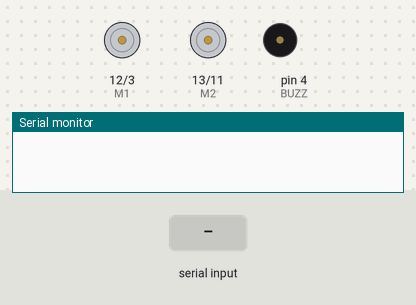
A sketch run on a simulated Arduino Nano, built with avr-gcc and run on an emulated ATmega328P. On the bench: direction and speed pins drawn as motors (green arrow = direction pin HIGH = forward, orange = LOW = backward, longer = more drive), buzzer (waves = sounding), the last lines printed to the serial monitor. Inputs (shaded band) come from the test bench.

Above: at 1.2 s.
1.3 s: "F" received over Serial
At 2.1 s:
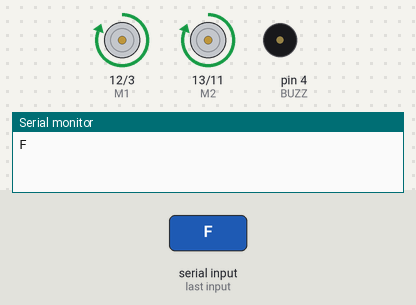
2.8 s: "B" received over Serial
At 3.3 s:
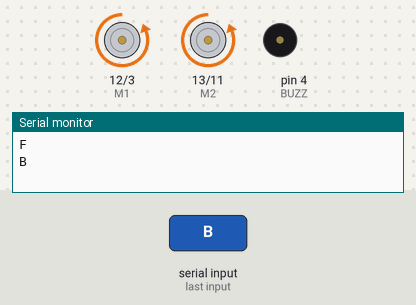
4.3 s: "L" received over Serial
At 5.5 s:
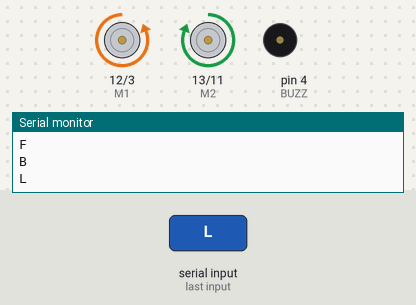
5.8 s: "R" received over Serial
At 6.8 s:
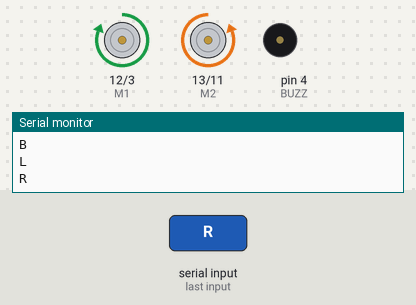
7.3 s: "1" received over Serial
At 8.0 s:
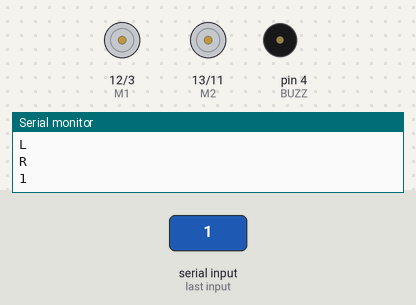
Timing chart, 0 to 9.8 s (numbered marks = the images above; inputs shaded):
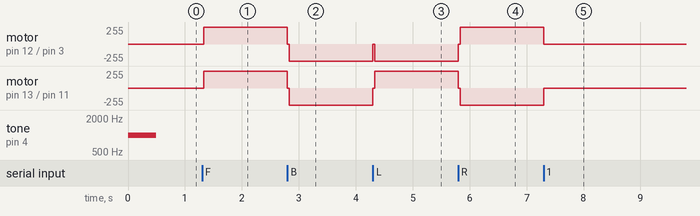

The sketch:

Nano-l298p-BT.ino
```cpp
int E1 = 3;
int M1 = 12;
int E2 = 11;
int M2 = 13;

int value=255;
char command;
#define BUZZ         4

void Stop()
{
    analogWrite (E1, 0);
    analogWrite (E2, 0);
    delay (30);
}

void forward()
{
    digitalWrite (M1, HIGH);
    digitalWrite (M2, HIGH);
    analogWrite (E1, value);
    analogWrite (E2, value);
    delay (30);
}

void backward()
{
    digitalWrite (M1, LOW);
    digitalWrite (M2, LOW);
    analogWrite (E1, value);
    analogWrite (E2, value);
    delay (30);
}

void left()
{
    digitalWrite (M1, LOW);
    digitalWrite (M2, HIGH);
    analogWrite (E1, value);
    analogWrite (E2, value);
    delay (30);
}

void right()
{
    digitalWrite (M1, HIGH);
    digitalWrite (M2, LOW);
    analogWrite (E1, value);
    analogWrite (E2, value);
    delay (30);;
}
void setup ()
{
pinMode (M1, OUTPUT);
pinMode (M2, OUTPUT);
tone(BUZZ, 500, 500);
tone(BUZZ, 1000, 500);

Serial.begin(9600); //Set the baud rate to your Bluetooth module.

}
void loop (){
if(Serial.available() > 0){
 command = Serial.read();
 Stop(); //initialize with motors stoped
 //Change pin mode only if new command is different from previous.
 Serial.println(command);
switch(command){
case 'F':
 forward();
break;
case 'B':
 backward();
break;
case 'L':
 left();
break;
case 'R':
 right();
break; }
}
}
```

Measured:
- after the input at 1.3 s, motor on pin 12 (M1) / pin 3 (E1), motor on pin 13 (M2) / pin 11 (E2): stopped → forward 255/255 at once
- after the input at 2.8 s, motor on pin 12 (M1) / pin 3 (E1), motor on pin 13 (M2) / pin 11 (E2): forward 255/255 → backward 255/255 at once
- after the input at 4.3 s, motor on pin 12 (M1) / pin 3 (E1): backward 255/255 → stopped at once, → backward 255/255 0.03 s later; motor on pin 13 (M2) / pin 11 (E2): backward 255/255 → forward 255/255 at once
- after the input at 5.8 s, motor on pin 12 (M1) / pin 3 (E1): backward 255/255 → forward 255/255 at once; motor on pin 13 (M2) / pin 11 (E2): forward 255/255 → backward 255/255 at once
- after the input at 7.3 s, motor on pin 12 (M1) / pin 3 (E1): forward 255/255 → stopped at once; motor on pin 13 (M2) / pin 11 (E2): backward 255/255 → stopped at once
